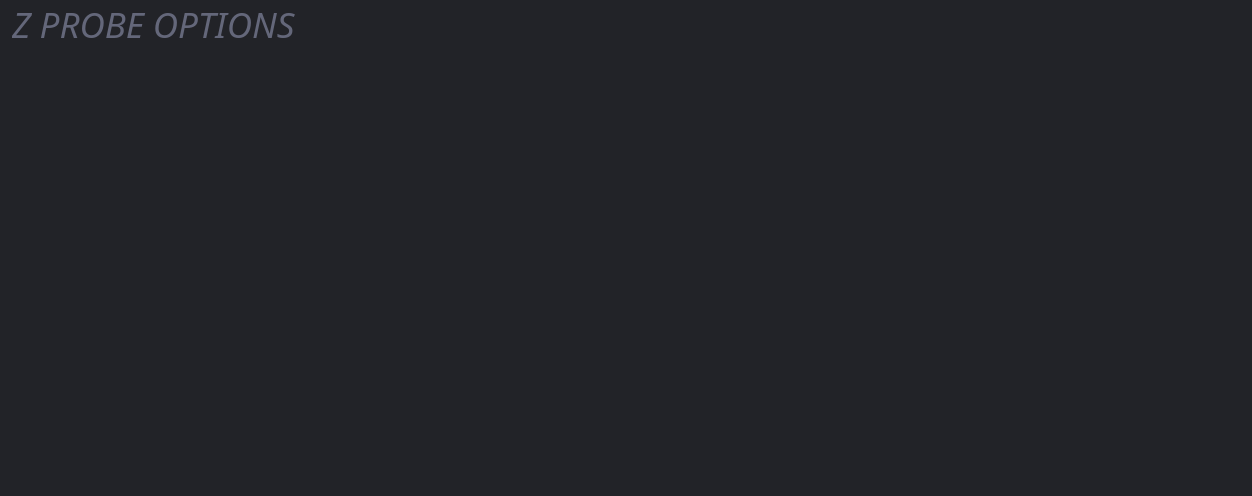
<?xml version="1.0" encoding="UTF-8"?>
<ui version="4.0">
 <class>ZProbeOptionsPage</class>
 <widget class="QWidget" name="ZProbeOptionsPage">
  <property name="geometry">
   <rect>
    <x>0</x>
    <y>0</y>
    <width>1252</width>
    <height>496</height>
   </rect>
  </property>
  <property name="minimumSize">
   <size>
    <width>0</width>
    <height>348</height>
   </size>
  </property>
  <property name="windowTitle">
   <string>Form</string>
  </property>
  <property name="styleSheet">
   <string notr="true">#ZProbeOptionsPage {
	background: rgb(34, 35, 40);
}

QWidget {
        font-family: &quot;Source Sans Pro&quot;;
		background: none;
}

QMenu {
    background-color: rgb(34, 35, 40);
}

QLabel:!disabled {
	color: white;
}

QGroupBox {
	border: 1px solid black;
	border-radius: 5px;
	background: rgb(34, 35, 40);
	padding-top: 25px;
}

QGroupBox:disabled {
	border: 1px solid rgb(26, 26, 30);
}

QGroupBox::title {
	background: rgb(249, 154, 0);
	color: rgb(34, 35, 40);
    padding: 5px;
	border: 1px solid black;
	border-top-left-radius: 5px;
	border-bottom-right-radius: 5px;
}

QGroupBox::title:disabled {
	background: rgb(34, 35, 40);
        color: rgb(100, 100, 100);
	border: 1px solid rgb(26, 26, 30);
}

QGroupBox:checked:!disabled {
	background: rgb(50, 52, 59);
}

QGroupBox:focus:!checked {
	border: 1px solid rgb(249, 154, 0);
	background: rgb(26, 26, 30);
}

QGroupBox:focus:checked {
	border: 1px solid rgb(249, 154, 0);
}

QGroupBox::title:focus {
	border: 1px solid rgb(249, 154, 0);
}

QGroupBox::indicator {
    width: 15px;
    height: 15px;
    background: rgb(34, 35, 40);
	border-radius: 3px;
}

QGroupBox::indicator:disabled {
    width: 15px;
    height: 15px;
    background: rgb(26, 26, 30);
}

QGroupBox::indicator:checked {
        image: url(&quot;://check_FILL0_wght400_GRAD0_opsz20.svg&quot;);
}

QCheckBox {
    padding: 5px;
	color: white;
    background: rgb(63, 65, 77);
    border: 1px solid black;
    border-radius: 5px;
}

QCheckBox:disabled {
	background: rgb(34, 35, 40);
        color: rgb(100, 100, 100);
}

QCheckBox::hover {
        border: 1px solid rgb(75, 77, 91);
}

QCheckBox:focus {
	border: 1px solid rgb(249, 154, 0);
}

QCheckBox::indicator {
    width: 15px;
    height: 15px;
    background: rgb(34, 35, 40);
	border-radius: 3px;
}

QCheckBox::indicator:disabled {
    width: 15px;
    height: 15px;
    background: rgb(26, 26, 30);
}

QCheckBox::indicator:checked {
        image: url(&quot;://check_FILL0_wght400_GRAD0_opsz20.svg&quot;);
}

QPushButton {
	background: rgb(63, 65, 77);
	color: white;
    border: 1px solid black;
	border-radius: 5px;
	padding: 6px;
}

QPushButton:disabled {
	background: rgb(34, 35, 40);
        color: rgb(100, 100, 100);
	border: 1px solid rgb(26, 26, 30);
}

QPushButton:hover {
	  background: rgb(75, 77, 91);
}

QComboBox {
	color: white;
    background: rgb(63, 65, 77);
    border: 1px solid black;
	border-radius: 5px;
	padding: 5px;
}

QComboBox::disabled {
	background: rgb(34, 35, 40);
        color: rgb(100, 100, 100);
	border: 1px solid rgb(26, 26, 30);
}

QComboBox:hover {
    border: 1px solid rgb(75, 77, 91);
}

QComboBox:focus {
	border: 1px solid rgb(249, 154, 0);
}

QComboBox::drop-down {
	border: none;
}

QComboBox::down-arrow {
        image: url(&quot;:/arrow_drop_down_FILL0_wght400_GRAD0_opsz20_white.svg&quot;);
 	width: 6px;
	margin-right: 4px;
	margin-bottom: 2px;
}

QLineEdit {
	color: white;
    background: rgb(63, 65, 77);
    border: 1px solid black;
	border-radius: 5px;
	padding: 5px;
}

QLineEdit:disabled {
	background: rgb(34, 35, 40);
        color: rgb(100, 100, 100);
	border: 1px solid rgb(26, 26, 30);
}

QLineEdit:hover {
    border: 1px solid rgb(75, 77, 91);
}

QLineEdit:focus {
	border: 1px solid rgb(249, 154, 0);
}

QLabel {
	min-height: 30px;
}

QLabel:disabled {
        color: rgb(100, 100, 100);
}

QAbstractSpinBox {
	color: white;
    background: rgb(63, 65, 77);
    border: 1px solid black;
	border-radius: 5px;
	padding: 5px;
}

QAbstractSpinBox:disabled {
	background: rgb(34, 35, 40);
        color: rgb(100, 100, 100);
	border: 1px solid rgb(26, 26, 30);
}

QAbstractSpinBox:hover {
    border: 1px solid rgb(75, 77, 91);
}

QAbstractSpinBox:focus {
	border: 1px solid rgb(249, 154, 0);
}

QAbstractSpinBox::up-button {
        image: url(&quot;:/arrow_drop_up_FILL0_wght400_GRAD0_opsz20_white.svg&quot;);
 	width: 6px;
	margin-right: 6px;
	margin-top: 4px;
}

QAbstractSpinBox::down-button {
        image: url(&quot;:/arrow_drop_down_FILL0_wght400_GRAD0_opsz20_white.svg&quot;);
 	width: 6px;
	margin-right: 6px;
	margin-bottom: 4px;
}

QAbstractSpinBox::up-button:disabled,
QAbstractSpinBox::up-button:off {
                image: url(&quot;:/arrow_drop_up_FILL0_wght400_GRAD0_opsz20.svg&quot;);
}

QAbstractSpinBox::down-button:disabled,
QAbstractSpinBox::down-button:off {
                image: url(&quot;:/arrow_drop_down_FILL0_wght400_GRAD0_opsz20.svg&quot;);
}</string>
  </property>
  <layout class="QGridLayout" name="gridLayout">
   <property name="leftMargin">
    <number>12</number>
   </property>
   <property name="topMargin">
    <number>0</number>
   </property>
   <property name="rightMargin">
    <number>17</number>
   </property>
   <property name="spacing">
    <number>10</number>
   </property>
   <item row="3" column="1">
    <spacer name="verticalSpacer_2">
     <property name="orientation">
      <enum>Qt::Vertical</enum>
     </property>
     <property name="sizeType">
      <enum>QSizePolicy::Fixed</enum>
     </property>
     <property name="sizeHint" stdset="0">
      <size>
       <width>20</width>
       <height>10</height>
      </size>
     </property>
    </spacer>
   </item>
   <item row="10" column="0" colspan="3">
    <spacer name="verticalSpacer">
     <property name="orientation">
      <enum>Qt::Vertical</enum>
     </property>
     <property name="sizeHint" stdset="0">
      <size>
       <width>0</width>
       <height>0</height>
      </size>
     </property>
    </spacer>
   </item>
   <item row="2" column="0" colspan="3">
    <widget class="QWidget" name="widget" native="true">
     <layout class="QGridLayout" name="gridLayout_5">
      <property name="leftMargin">
       <number>0</number>
      </property>
      <property name="topMargin">
       <number>0</number>
      </property>
      <property name="rightMargin">
       <number>0</number>
      </property>
      <property name="bottomMargin">
       <number>0</number>
      </property>
      <property name="horizontalSpacing">
       <number>10</number>
      </property>
      <property name="verticalSpacing">
       <number>5</number>
      </property>
      <item row="0" column="0">
       <widget class="QLabel" name="label_5">
        <property name="sizePolicy">
         <sizepolicy hsizetype="Fixed" vsizetype="Preferred">
          <horstretch>0</horstretch>
          <verstretch>0</verstretch>
         </sizepolicy>
        </property>
        <property name="font">
         <font>
          <family>Source Sans Pro Light</family>
          <pointsize>-1</pointsize>
          <italic>true</italic>
         </font>
        </property>
        <property name="styleSheet">
         <string notr="true">QLabel {
	color: rgb(100, 103, 122);
	font-size: 35px;
	font-family: &quot;Source Sans Pro Light&quot;;
	font-style: italic;
}
</string>
        </property>
        <property name="text">
         <string>Z PROBE OPTIONS</string>
        </property>
       </widget>
      </item>
      <item row="0" column="1">
       <widget class="QPushButton" name="uDocumentationButton">
        <property name="sizePolicy">
         <sizepolicy hsizetype="Fixed" vsizetype="Fixed">
          <horstretch>0</horstretch>
          <verstretch>0</verstretch>
         </sizepolicy>
        </property>
        <property name="toolTip">
         <string>Open Z Probe Options documentation</string>
        </property>
        <property name="styleSheet">
         <string notr="true">QPushButton {
	background: none;
	border: none;
}</string>
        </property>
        <property name="text">
         <string/>
        </property>
        <property name="icon">
         <iconset resource="../resources/resources.qrc">
          <normaloff>:/open_in_new_FILL0_wght100_GRAD0_opsz20.svg</normaloff>:/open_in_new_FILL0_wght100_GRAD0_opsz20.svg</iconset>
        </property>
        <property name="iconSize">
         <size>
          <width>20</width>
          <height>20</height>
         </size>
        </property>
       </widget>
      </item>
      <item row="0" column="2">
       <spacer name="horizontalSpacer">
        <property name="orientation">
         <enum>Qt::Horizontal</enum>
        </property>
        <property name="sizeHint" stdset="0">
         <size>
          <width>40</width>
          <height>20</height>
         </size>
        </property>
       </spacer>
      </item>
     </layout>
    </widget>
   </item>
  </layout>
 </widget>
 <resources>
  <include location="../resources/resources.qrc"/>
 </resources>
 <connections/>
</ui>
